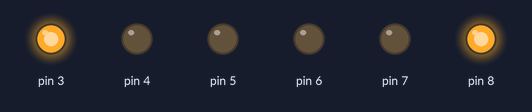
Bench run of a sketch on a simulated Arduino Uno, built with avr-gcc and run on an emulated ATmega328P. Parts: output pins drawn as LEDs (lit = HIGH).

Above: at 1.5 s.
At 3.5 s:
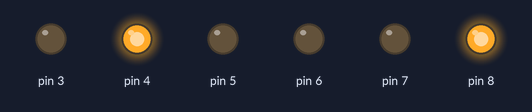
At 5.5 s:
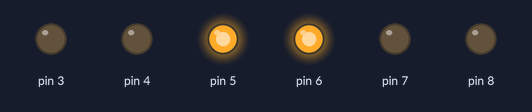
At 7.5 s:
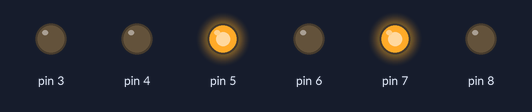
Timing chart, 0 to 10.4 s (numbered marks = the images above):
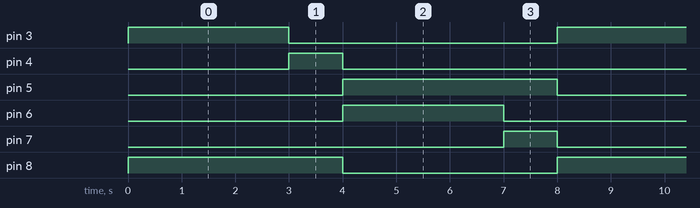

Measured:
- by itself, pin 3, pin 6: alternates HIGH for 3.0 s and LOW for 5.0 s
- by itself, pin 4, pin 7: alternates HIGH for 1.0 s and LOW for 7.0 s
- by itself, pin 5, pin 8: alternates HIGH for 4.0 s and LOW for 4.0 s

The sketch:

SEMAFOROS_v3_Pablo.ino
```cpp
void setup() {
  // put your setup code here, to run once:

  pinMode(8,OUTPUT);
  pinMode(7,OUTPUT);
  pinMode(6,OUTPUT);
  pinMode(5,OUTPUT);
  pinMode(4,OUTPUT);
  pinMode(3,OUTPUT);


}

void loop() {
  // put your main code here, to run repeatedly:

  digitalWrite(8,HIGH); //PRENDO ROJO1
  digitalWrite(3,HIGH); //PRENDO VERDE2
  delay(3000);
  digitalWrite(4,HIGH); //PRENDO AMARILLO2
  digitalWrite(3,LOW); //APAGO VERDE2
  delay(1000);
  digitalWrite(8,LOW); //APAGO ROJO1
  digitalWrite(5,HIGH); //PRENDO ROJO2
  digitalWrite(6,HIGH); //PRENDO VERDE1
  digitalWrite(4,LOW); //APAGO AMARILLO2
  delay(3000);
  digitalWrite(6,LOW); //APAGO VERDE1
  digitalWrite(7,HIGH); //PRENDO AMARILLO1
  delay(1000);
  digitalWrite(7,LOW); //APAGO AMARILLO2
  digitalWrite(5,LOW); //APAGO ROJO2
}
```
